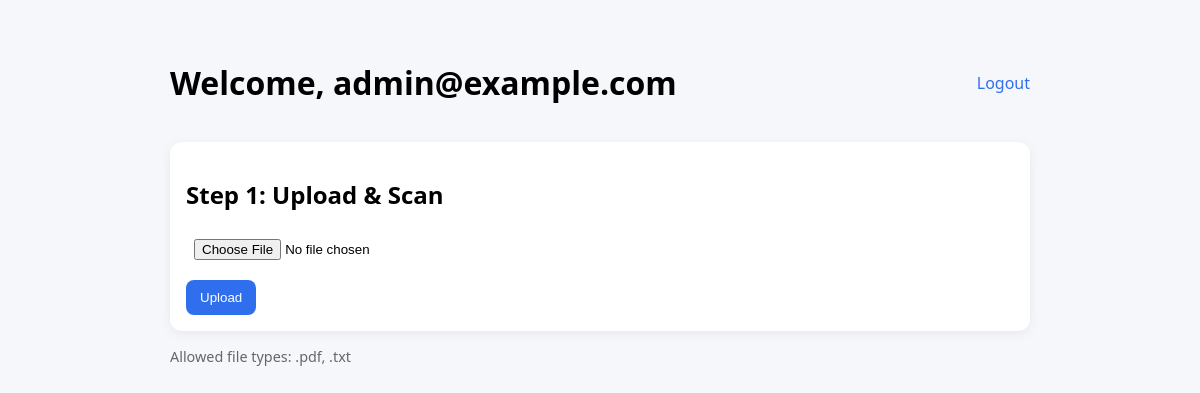
/home (signed in), run on an earlier commit of the app's database.
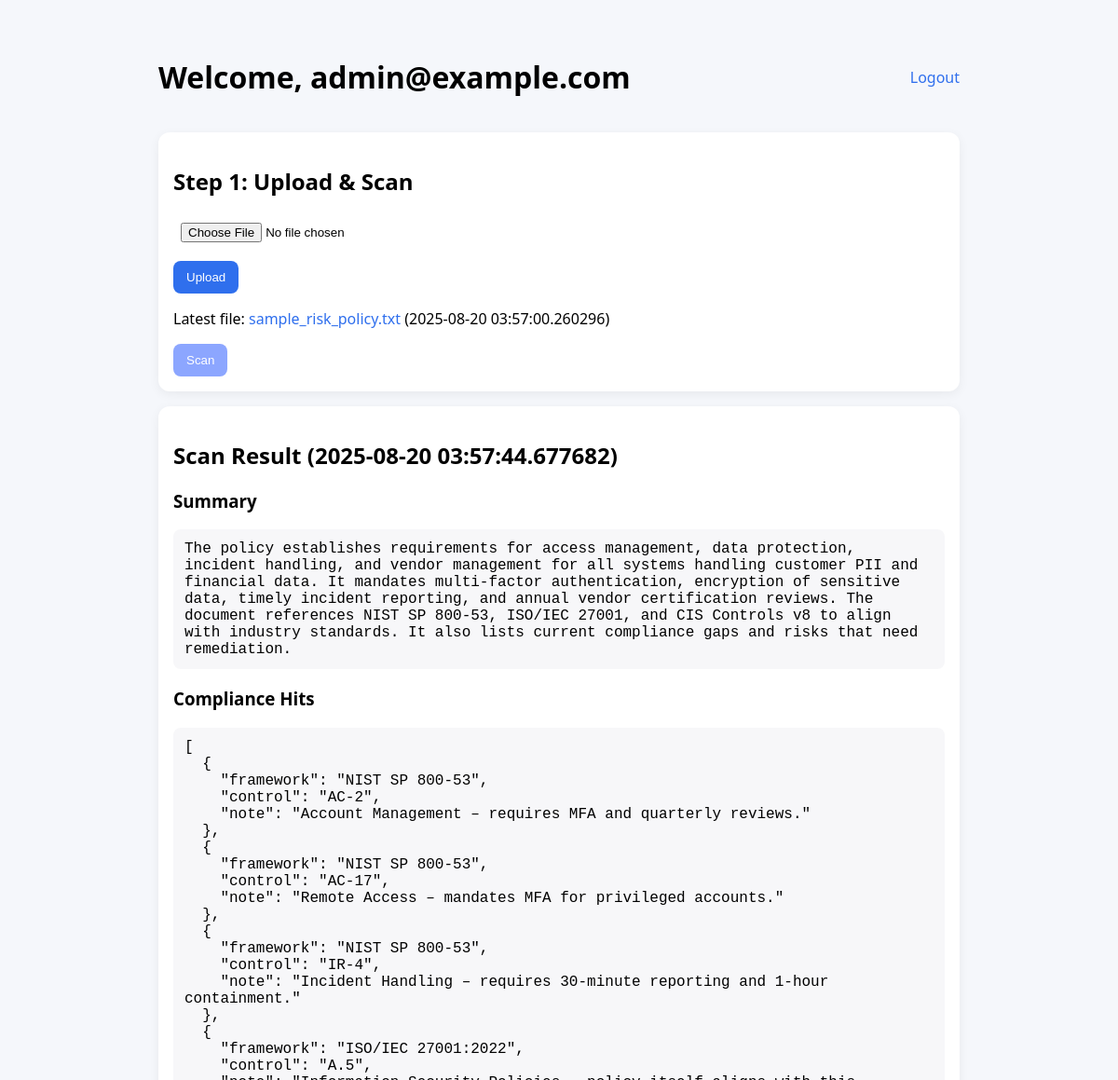
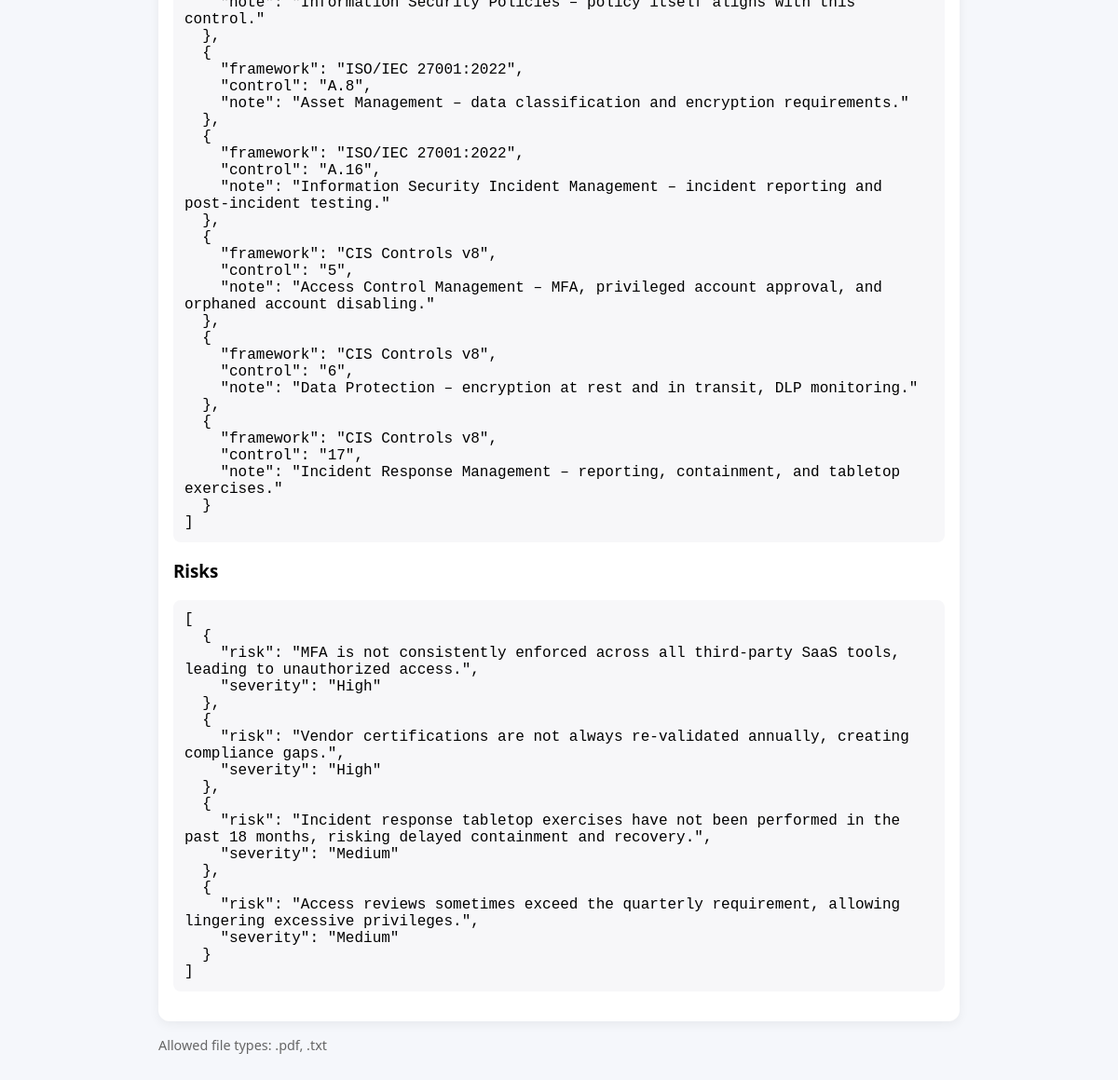
And on a later commit of the database (2 pictures, top to bottom).
### models.py (models this page shows)
class Base(DeclarativeBase):
    pass

class Upload(Base):
    __tablename__ = "uploads"
    id: Mapped[int] = mapped_column(Integer, primary_key=True)
    user_id: Mapped[int] = mapped_column(ForeignKey("users.id"), nullable=False)
    filename: Mapped[str] = mapped_column(String(255), nullable=False)
    saved_path: Mapped[str] = mapped_column(String(512), nullable=False)
    uploaded_at: Mapped[datetime] = mapped_column(DateTime, default=datetime.now(timezone.utc))
    user: Mapped["User"] = relationship("User", back_populates="uploads")
    scan_result: Mapped["ScanResult"] = relationship("ScanResult", back_populates="upload", uselist=False)

class ScanResult(Base):
    __tablename__ = "scan_results"
    id: Mapped[int] = mapped_column(Integer, primary_key=True)
    upload_id: Mapped[int] = mapped_column(ForeignKey("uploads.id"), nullable=False)
    summary: Mapped[str] = mapped_column(Text, nullable=True)
    compliance_hits_json: Mapped[str] = mapped_column(Text, nullable=True)   # JSON as text
    risks_json: Mapped[str] = mapped_column(Text, nullable=True)
    scanned_at: Mapped[datetime] = mapped_column(DateTime, default=datetime.now(timezone.utc))
    upload: Mapped["Upload"] = relationship("Upload", back_populates="scan_result")

### app.py (the view, shortened to what this page needs)
    @app.route("/home", methods=["GET", "POST"])
    @login_required
    def home():
        user = current_user()
        db = get_session()
        last_upload = (
            db.query(Upload)
            .filter(Upload.user_id == user.id)
            .order_by(Upload.uploaded_at.desc())
            .first()
        )
        upload_done = last_upload is not None
        scan_done = last_upload.scan_result is not None if last_upload else False
        has_scan = scan_done
        scan_result = last_upload.scan_result if scan_done else None
        return render_template(
            "home.html",
            user=user,
            upload_done=upload_done,
            scan_done=scan_done,
            has_scan=has_scan,
            last_upload=last_upload,
            scan_result=scan_result,
        )

### db.py (called while the page is built)
def get_engine():
    db_url = "sqlite:///instance/app.db"
    engine = create_engine(db_url, echo=False, future=True)
    return engine

def get_session():
    if "db_session" not in g:
        engine = get_engine()
        SessionLocal = sessionmaker(bind=engine, autoflush=False, autocommit=False, future=True)
        g.db_session = SessionLocal()
    return g.db_session

def close_session(session=None):
    if session:
        session.close()
    else:
        db_session = g.pop("db_session", None)
        if db_session is not None:
            db_session.close()

### templates/home.html (shortened to what this page needs)
<!doctype html>
<html lang="en">
<head>
  <link rel="stylesheet" href="{{ url_for('static', filename='main.css') }}">
</head>
<body>
  <div class="container">
    <div class="topbar">
      <h1>Welcome, {{ user.email }}</h1>
      <a href="{{ url_for('logout') }}">Logout</a>
    </div>
    <div class="card">
      <h2>Step 1: Upload & Scan</h2>
      <form method="post" enctype="multipart/form-data">
        <input type="file" name="file" accept=".pdf,.txt" {{ 'disabled' if upload_done and not has_scan else '' }}>
        <button type="submit" {{ 'disabled' if upload_done and not has_scan else '' }}>Upload</button>
      </form>
      {% if last_upload %}
        <p>Latest file: <a href="{{ url_for('uploaded_file', filename=last_upload.filename) }}" target="_blank">{{ last_upload.filename }}</a> ({{ last_upload.uploaded_at }})</p>
        <form method="post" action="{{ url_for('scan', upload_id=last_upload.id) }}">
          <button type="submit" {{ 'disabled' if has_scan else '' }}>Scan</button>
        </form>
      {% endif %}
    </div>
    {% if scan_result %}
      <div class="card">
        <h2>Scan Result ({{ scan_result.scanned_at }})</h2>
        <h3>Summary</h3>
        <pre>{{ scan_result.summary }}</pre>
        <h3>Compliance Hits</h3>
        <pre>{{ scan_result.compliance_hits_json }}</pre>
        <h3>Risks</h3>
        <pre>{{ scan_result.risks_json }}</pre>
      </div>
    {% endif %}
    <div class="hint">
      <p>Allowed file types: .pdf, .txt</p>
    </div>
  </div>
</body>
</html>

What changed in the data, as far as the page shows it:
added Upload: filename "sample_risk_policy.txt", uploaded_at "2025-08-20 03:57:00.260296"
added ScanResult: scanned_at "2025-08-20 03:57:44.677682", summary "The policy establishes requirements for access management, data protection, incident handling, and vendor management for all systems handling customer PII and financial data. It mandates multi‑factor authentication, encryption of sensitive data, timely incident reporting, and annual vendor certification reviews. The document references NIST SP 800‑53, ISO/IEC 27001, and CIS Controls v8 to align with industry standards. It also lists current compliance gaps and risks that need remediation.", compliance_hits_json "[ { \"framework\": \"NIST SP 800-53\", \"control\": \"AC-2\", \"note\": \"Account Management – requires MFA and quarterly reviews.\" }, { \"framework\": \"NIST SP 800-53\", \"control\": \"AC-17\", \"note\": \"Remote Access – mandates MFA for privileged accounts.\" }, { \"framework\": \"NIST SP 800-53\", \"control\": \"IR-4\", \"note\": \"Incident Handling – requires 30‑minute reporting and 1‑hour containment.\" }, { \"framework\": \"ISO/IEC 27001:2022\", \"control\": \"A.5\", \"note\": \"Information Security Policies – policy itself aligns with this control.\" }, { \"framework\": \"ISO/IEC 27001:2022\", \"control\": \"A.8\", \"note\": \"Asset Management – data classification and encryption requirements.\" }, { \"framework\": \"ISO/IEC 27001:2022\",…", risks_json "[ { \"risk\": \"MFA is not consistently enforced across all third‑party SaaS tools, leading to unauthorized access.\", \"severity\": \"High\" }, { \"risk\": \"Vendor certifications are not always re‑validated annually, creating compliance gaps.\", \"severity\": \"High\" }, { \"risk\": \"Incident response tabletop exercises have not been performed in the past 18 months, risking delayed containment and recovery.\", \"severity\": \"Medium\" }, { \"risk\": \"Access reviews sometimes exceed the quarterly requirement, allowing lingering excessive privileges.\", \"severity\": \"Medium\" } ]"
Also different on the page:
text now shown: "Latest file: ( ) Scan Scan Result ( ) Summary Compliance Hits Risks"
